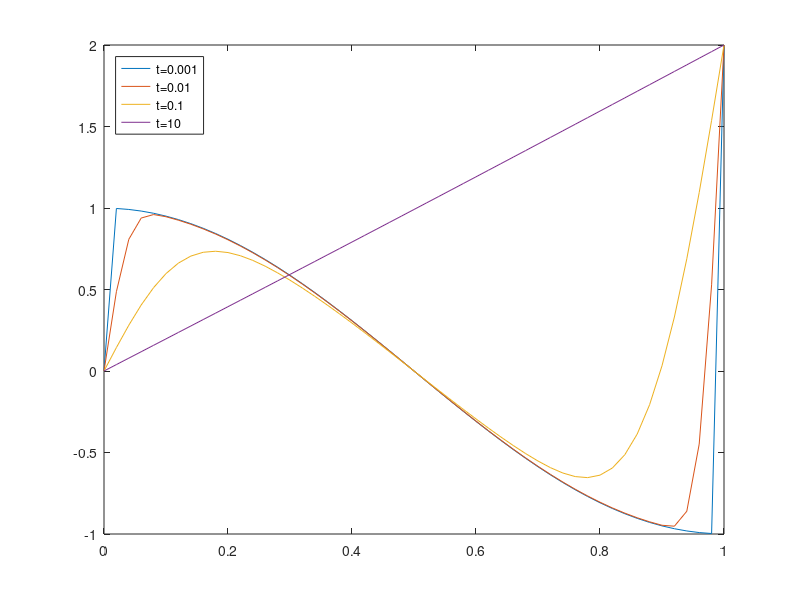
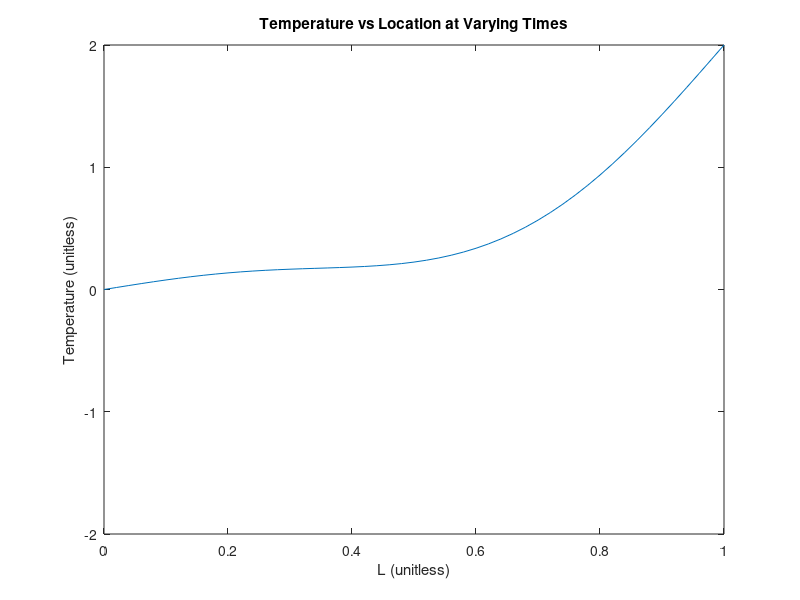

These charts were generated, in order, by the following MATLAB code:
%%ME303 Project 2 Part 1 - Jacob Chartrand, Evan Bernat, Jared Elliott,
%%Chris Gosk
clear all
close all
clc

%Assumptions
k = 0.001; %Thermal conductivity
L = 1;

%Initilization
T = 500; %t in (0,T)
N = 50; %Space resolution
M = 5000; %Time resolution
dx = L/N; dt = T/M; %Grid spacing
alpha = k*dt/dx^2;

%Node Position
for i = 1:N+1
x(i) = (i-1)*dx;
end

%IC
for i = 1:N+1                                       
T0(i) = cos(pi*x(i));
end

%Explicit method PDE solving 
for j = 1:M %Time
for i = 2:N %Space
T1(i) = T0(i) + alpha*(T0(i+1)-2*T0(i)+T0(i-1));
end

T1(1) = 0;
T1(N+1) = 2;

T0 = T1;
Temp(j,:) = T1;
end

%% Plotting
figure(1)
plot(0:dx:L,Temp(round(0.001*T),:))
hold on
plot(0:dx:L,Temp(round(0.01*T),:))
hold on
plot(0:dx:L,Temp(round(0.1*T),:))
hold on
plot(0:dx:L,Temp(round(10*T),:))
hold on
legend('t=0.001','t=0.01','t=0.1','t=10','Location','northwest')

figure(2)
for i = 1:5:T
plot(0:dx:L,Temp(i,:))
title('Temperature vs Location at Varying Times')
xlabel('L (unitless)')
ylabel('Temperature (unitless)')
xlim([0 1]) 
ylim([-2 2])

drawnow;
end
